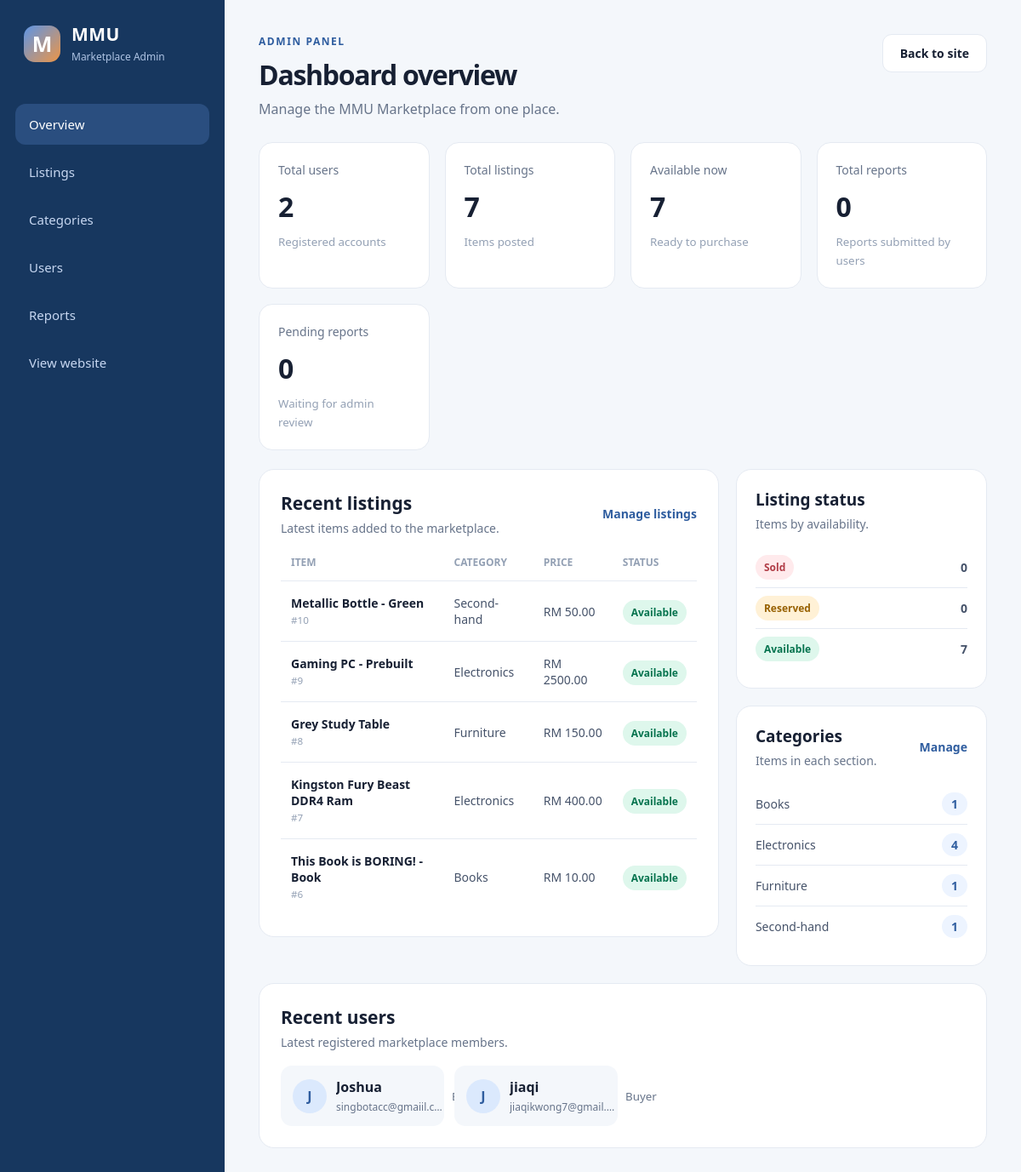
/admin, run on an earlier commit of the app's database.
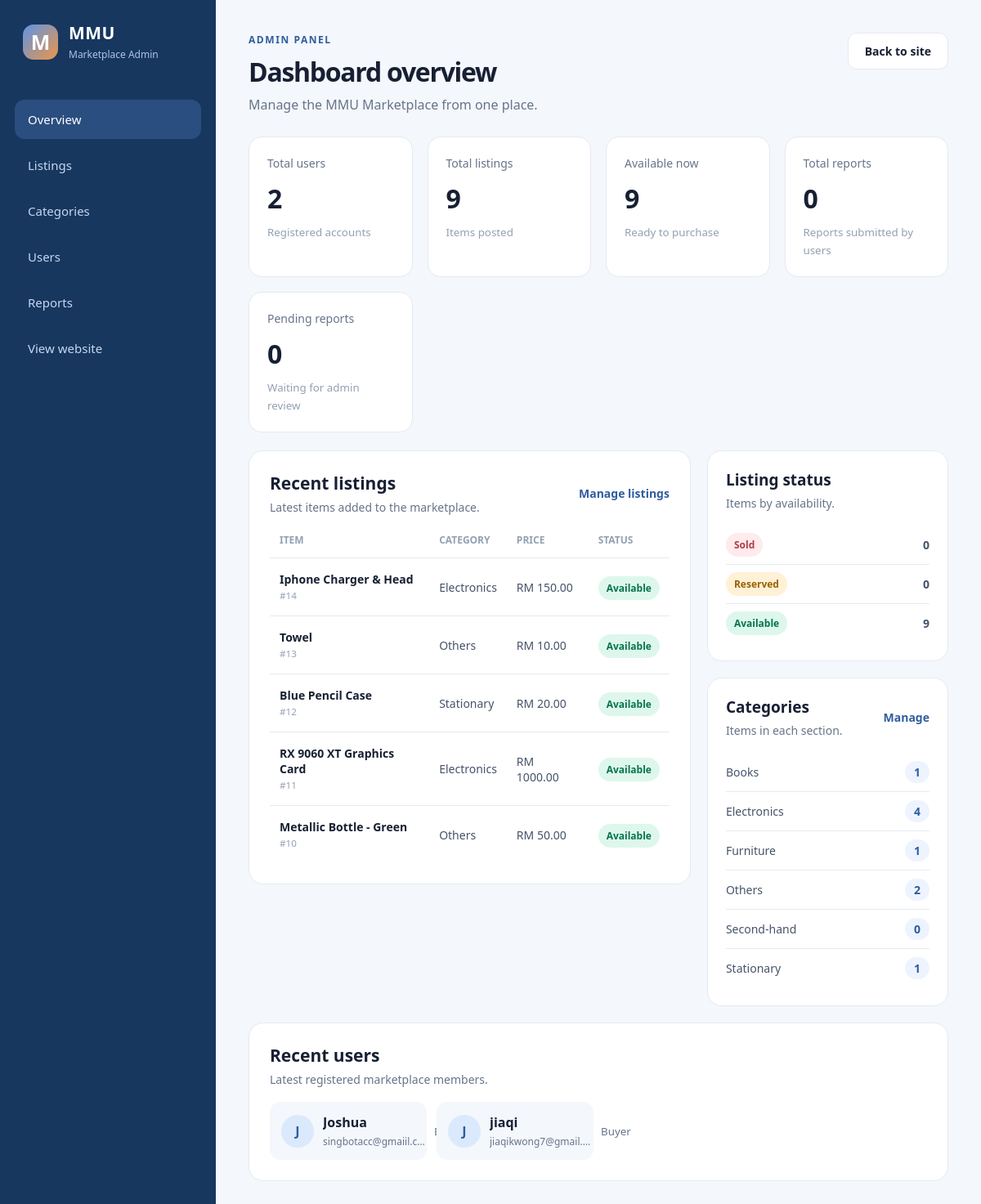
And on a later commit of the database.
### tables this page shows
CREATE TABLE item(
                   id INTEGER PRIMARY KEY AUTOINCREMENT,
                   title TEXT NOT NULL,
                   description TEXT NOT NULL,
                   category_id INTEGER NOT NULL,
                   status_id INTEGER NOT NULL,
                   condition_id INTEGER,
                   price REAL NOT NULL, image TEXT, seller_num TEXT,
                   FOREIGN KEY(category_id) REFERENCES category(id),
                   FOREIGN KEY(status_id) REFERENCES status(id),
                   FOREIGN KEY(condition_id) REFERENCES item_condition(id)
                   );

CREATE TABLE category(
                   id INTEGER PRIMARY KEY AUTOINCREMENT,
                   name TEXT NOT NULL UNIQUE
                   
                   );

CREATE TABLE status(
                   id INTEGER PRIMARY KEY AUTOINCREMENT,
                   condition TEXT NOT NULL UNIQUE
                   
                   );

CREATE TABLE user(
                id INTEGER PRIMARY KEY AUTOINCREMENT,
                email TEXT NOT NULL UNIQUE,
                username TEXT NOT NULL,
                password TEXT NOT NULL,
                gender TEXT NOT NULL,
                role TEXT NOT NULL
                , profile_image TEXT, phone_num TEXT, address TEXT, login_count INTEGER DEFAULT 0, register_time TEXT);

### app.py (the view)
@app.route("/admin")
def admin_dashboard():
    connect = sqlite3.connect("database.db")
    cursor = connect.cursor()
    cursor.execute("SELECT COUNT(*) FROM user")
    total_users = cursor.fetchone()[0]
    cursor.execute("SELECT COUNT(*) FROM item")
    total_listings = cursor.fetchone()[0]
    cursor.execute("""
        SELECT COUNT(*)
        FROM item
        JOIN status ON item.status_id = status.id
        WHERE status.condition = 'Available'
    """)
    available_listings = cursor.fetchone()[0]
    cursor.execute("SELECT COUNT(*) FROM report")
    total_reports = cursor.fetchone()[0]
    cursor.execute("SELECT COUNT(*) FROM report WHERE status = 'Pending'")
    pending_reports = cursor.fetchone()[0]
    cursor.execute("""
        SELECT item.id, item.title, item.price, category.name, status.condition
        FROM item
        JOIN category ON item.category_id = category.id
        JOIN status ON item.status_id = status.id
        ORDER BY item.id DESC
        LIMIT 5
    """)
    recent_items = cursor.fetchall()
    cursor.execute("""
        SELECT status.condition, COUNT(item.id)
        FROM status
        LEFT JOIN item ON item.status_id = status.id
        GROUP BY status.id, status.condition
        ORDER BY status.id
    """)
    status_summary = cursor.fetchall()
    cursor.execute("""
        SELECT category.name, COUNT(item.id)
        FROM category
        LEFT JOIN item ON item.category_id = category.id
        GROUP BY category.id, category.name
        ORDER BY category.name
    """)
    category_summary = cursor.fetchall()
    cursor.execute("""
        SELECT username, email, role
        FROM user
        ORDER BY id DESC
        LIMIT 6
    """)
    recent_users = cursor.fetchall()
    connect.close()
    stats = {
        "total_users": total_users,
        "total_listings": total_listings,
        "available_listings": available_listings,
        "total_reports": total_reports,
        "pending_reports": pending_reports
    }
    return render_template("admin.html",
                           stats=stats,
                           recent_items=recent_items,
                           status_summary=status_summary,
                           category_summary=category_summary,
                           recent_users=recent_users)

### templates/admin.html (shortened to what the changed rows need)
<!DOCTYPE html>
<html lang="en">
<head>
    <link rel="stylesheet" href="{{ url_for('static', filename='css/admin.css') }}">
</head>
<body class="admin-body">
    <div class="admin-layout">
        <main class="admin-main">
            <header class="dashboard-header">
                <div>
                    <h1>Dashboard overview</h1>
                </div>
            </header>
            <section class="stat-grid" aria-label="Marketplace statistics">
                <article class="stat-card">
                    <p>Total listings</p>
                    <strong>{{ stats.total_listings }}</strong>
                    <small>Items posted</small>
                </article>
                <article class="stat-card">
                    <p>Available now</p>
                    <strong>{{ stats.available_listings }}</strong>
                    <small>Ready to purchase</small>
                </article>
            </section>
            <div class="dashboard-columns">
                <section class="listings-panel">
                    <div class="panel-heading">
                        <div>
                            <h2>Recent listings</h2>
                        </div>
                    </div>
                    <div class="table-wrap">
                        <table class="listing-table">
                            <thead>
                                <tr>
                                    <th>Item</th>
                                    <th>Category</th>
                                    <th>Price</th>
                                    <th>Status</th>
                                </tr>
                            </thead>
                            <tbody>
                                {% for item_id, title, price, category, status in recent_items %}
                                <tr>
                                    <td>
                                        <strong>{{ title }}</strong>
                                        <small>#{{ item_id }}</small>
                                    </td>
                                    <td>{{ category }}</td>
                                    <td>RM {{ "%.2f" | format(price) }}</td>
                                    <td><span class="status status-{{ status | lower }}">{{ status }}</span></td>
                                </tr>
                                {% else %}
                                <tr class="empty-row">
                                    <td colspan="4">No items listed yet.</td>
                                </tr>
                                {% endfor %}
                            </tbody>
                        </table>
                    </div>
                </section>
                <div class="summary-panels">
                    <section class="summary-panel">
                        <div class="panel-heading small">
                            <div>
                                <h2>Listing status</h2>
                            </div>
                        </div>
                        <div class="summary-list">
                            {% for status, count in status_summary %}
                            <div>
                                <span class="status status-{{ status | lower }}">{{ status }}</span>
                                <strong>{{ count }}</strong>
                            </div>
                            {% endfor %}
                        </div>
                    </section>
                    <section class="summary-panel">
                        <div class="panel-heading small">
                            <div>
                                <h2>Categories</h2>
                            </div>
                        </div>
                        <div class="category-list">
                            {% for category, count in category_summary %}
                            <div>
                                <span>{{ category }}</span>
                                <strong>{{ count }}</strong>
                            </div>
                            {% endfor %}
                        </div>
                    </section>
                </div>
            </div>
            <section class="users-panel" id="recent-users">
                <div class="panel-heading">
                    <div>
                        <h2>Recent users</h2>
                    </div>
                </div>
                {% if recent_users %}
                <div class="user-grid">
                    {% for username, email, role in recent_users %}
                    <article class="user-card">
                        <span class="user-avatar">{{ username[0] | upper }}</span>
                        <div>
                            <strong>{{ username }}</strong>
                            <p>{{ email }}</p>
                        </div>
                        <small>{{ role }}</small>
                    </article>
                    {% endfor %}
                </div>
                {% else %}
                <div class="user-empty">
                    <strong>No users registered yet</strong>
                    <p>New member accounts will appear here after students register.</p>
                </div>
                {% endif %}
            </section>
        </main>
    </div>
</body>
</html>

What changed in the data, as far as the page shows it:
no longer on this page (row unchanged): item: title "Gaming PC - Prebuilt", id "9", name "Electronics", price "2500.00", condition "Available"
no longer on this page (row unchanged): item: title "Grey Study Table", id "8", name "Furniture", price "150.00", condition "Available"
no longer on this page (row unchanged): item: title "Kingston Fury Beast DDR4 Ram", id "7", name "Electronics", price "400.00", condition "Available"
no longer on this page (row unchanged): item: title "This Book is BORING! - Book", id "6", name "Books", price "10.00", condition "Available"
added item: title "Iphone Charger & Head", id "14", name "Electronics", price "150.00", condition "Available"
added item: title "Towel", id "13", name "Others", price "10.00", condition "Available"
added item: title "Blue Pencil Case", id "12", name "Stationary", price "20.00", condition "Available"
added item: title "RX 9060 XT Graphics Card", id "11", name "Electronics", price "1000.00", condition "Available"
changed item "Metallic Bottle - Green": name "Second-hand" → "Others"
computed for status "Available": count "7" → "9"
added category: name "Others", count "2"
computed for category "Second-hand": count "1" → "0"
added category: name "Stationary", count "1"
Also different on the page:
{{ stats.total_listings }}: "7" → "9"
{{ stats.available_listings }}: "7" → "9"
